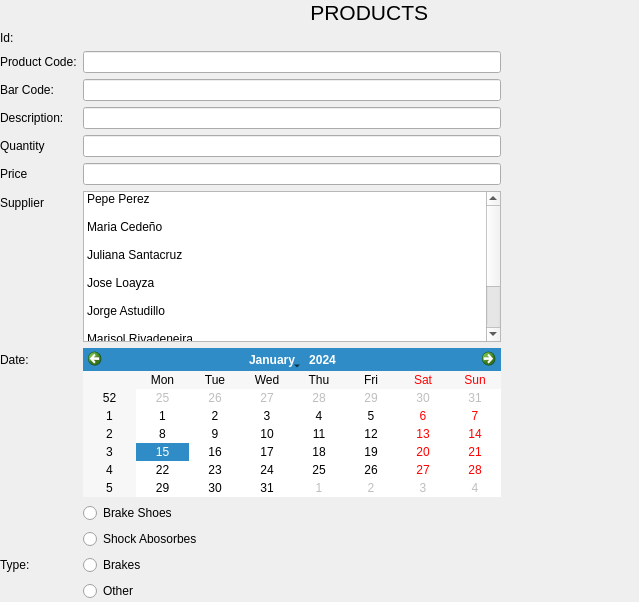
<?xml version="1.0" encoding="UTF-8"?>
<ui version="4.0">
 <class>Form</class>
 <widget class="QWidget" name="Form">
  <property name="geometry">
   <rect>
    <x>0</x>
    <y>0</y>
    <width>639</width>
    <height>602</height>
   </rect>
  </property>
  <property name="windowTitle">
   <string>Form</string>
  </property>
  <widget class="QWidget" name="formLayoutWidget">
   <property name="geometry">
    <rect>
     <x>0</x>
     <y>0</y>
     <width>501</width>
     <height>601</height>
    </rect>
   </property>
   <layout class="QFormLayout" name="formLayout">
    <item row="1" column="0">
     <widget class="QLabel" name="label_2">
      <property name="text">
       <string>Id:</string>
      </property>
     </widget>
    </item>
    <item row="2" column="0">
     <widget class="QLabel" name="label_3">
      <property name="text">
       <string>Product Code:</string>
      </property>
     </widget>
    </item>
    <item row="2" column="1">
     <widget class="QLineEdit" name="lineEdit"/>
    </item>
    <item row="3" column="0">
     <widget class="QLabel" name="label_4">
      <property name="text">
       <string>Bar Code:</string>
      </property>
     </widget>
    </item>
    <item row="3" column="1">
     <widget class="QLineEdit" name="lineEdit_2"/>
    </item>
    <item row="4" column="0">
     <widget class="QLabel" name="label_5">
      <property name="text">
       <string>Description:</string>
      </property>
     </widget>
    </item>
    <item row="4" column="1">
     <widget class="QLineEdit" name="lineEdit_3"/>
    </item>
    <item row="5" column="0">
     <widget class="QLabel" name="label_6">
      <property name="text">
       <string>Quantity</string>
      </property>
     </widget>
    </item>
    <item row="5" column="1">
     <widget class="QLineEdit" name="lineEdit_4"/>
    </item>
    <item row="6" column="0">
     <widget class="QLabel" name="label_7">
      <property name="text">
       <string>Price</string>
      </property>
     </widget>
    </item>
    <item row="6" column="1">
     <widget class="QLineEdit" name="lineEdit_5"/>
    </item>
    <item row="7" column="0">
     <widget class="QLabel" name="label_8">
      <property name="text">
       <string>Supplier</string>
      </property>
     </widget>
    </item>
    <item row="7" column="1">
     <widget class="QListWidget" name="listWidget">
      <item>
       <property name="text">
        <string>Pepe Perez</string>
       </property>
      </item>
      <item>
       <property name="text">
        <string>
Maria Cedeño
</string>
       </property>
      </item>
      <item>
       <property name="text">
        <string>Juliana Santacruz
</string>
       </property>
      </item>
      <item>
       <property name="text">
        <string>Jose Loayza
</string>
       </property>
      </item>
      <item>
       <property name="text">
        <string>Jorge Astudillo
</string>
       </property>
      </item>
      <item>
       <property name="text">
        <string>Marisol Rivadeneira
</string>
       </property>
      </item>
     </widget>
    </item>
    <item row="8" column="0">
     <widget class="QLabel" name="label_9">
      <property name="text">
       <string>Date:</string>
      </property>
     </widget>
    </item>
    <item row="8" column="1">
     <widget class="QCalendarWidget" name="calendarWidget"/>
    </item>
    <item row="9" column="1">
     <widget class="QRadioButton" name="radioButton_3">
      <property name="text">
       <string>Brake Shoes</string>
      </property>
     </widget>
    </item>
    <item row="10" column="1">
     <widget class="QRadioButton" name="radioButton_4">
      <property name="text">
       <string>Shock Abosorbes</string>
      </property>
     </widget>
    </item>
    <item row="11" column="0">
     <widget class="QLabel" name="label_10">
      <property name="text">
       <string>Type:</string>
      </property>
     </widget>
    </item>
    <item row="11" column="1">
     <widget class="QRadioButton" name="radioButton">
      <property name="text">
       <string>Brakes</string>
      </property>
     </widget>
    </item>
    <item row="12" column="1">
     <widget class="QRadioButton" name="radioButton_2">
      <property name="text">
       <string>Other</string>
      </property>
     </widget>
    </item>
    <item row="0" column="1">
     <widget class="QLabel" name="label">
      <property name="font">
       <font>
        <pointsize>16</pointsize>
       </font>
      </property>
      <property name="text">
       <string>                                       PRODUCTS</string>
      </property>
     </widget>
    </item>
   </layout>
  </widget>
 </widget>
 <resources/>
 <connections/>
</ui>
